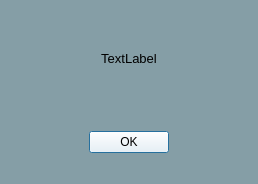
<?xml version="1.0" encoding="UTF-8"?>
<ui version="4.0">
 <class>Dialog</class>
 <widget class="QDialog" name="Dialog">
  <property name="geometry">
   <rect>
    <x>0</x>
    <y>0</y>
    <width>258</width>
    <height>184</height>
   </rect>
  </property>
  <property name="windowTitle">
   <string>Alert</string>
  </property>
  <property name="styleSheet">
   <string notr="true">background-color: rgb(133, 158, 166);</string>
  </property>
  <layout class="QVBoxLayout" name="verticalLayout_2" stretch="3,2">
   <item>
    <widget class="QLabel" name="message_label">
     <property name="font">
      <font>
       <pointsize>10</pointsize>
      </font>
     </property>
     <property name="text">
      <string>TextLabel</string>
     </property>
     <property name="alignment">
      <set>Qt::AlignCenter</set>
     </property>
     <property name="wordWrap">
      <bool>true</bool>
     </property>
    </widget>
   </item>
   <item>
    <widget class="QDialogButtonBox" name="buttonBox">
     <property name="sizePolicy">
      <sizepolicy hsizetype="Expanding" vsizetype="Preferred">
       <horstretch>0</horstretch>
       <verstretch>0</verstretch>
      </sizepolicy>
     </property>
     <property name="styleSheet">
      <string notr="true">background-color: rgb(255, 255, 255);</string>
     </property>
     <property name="orientation">
      <enum>Qt::Horizontal</enum>
     </property>
     <property name="standardButtons">
      <set>QDialogButtonBox::Ok</set>
     </property>
     <property name="centerButtons">
      <bool>true</bool>
     </property>
    </widget>
   </item>
  </layout>
 </widget>
 <resources/>
 <connections>
  <connection>
   <sender>buttonBox</sender>
   <signal>accepted()</signal>
   <receiver>Dialog</receiver>
   <slot>accept()</slot>
   <hints>
    <hint type="sourcelabel">
     <x>248</x>
     <y>254</y>
    </hint>
    <hint type="destinationlabel">
     <x>157</x>
     <y>274</y>
    </hint>
   </hints>
  </connection>
  <connection>
   <sender>buttonBox</sender>
   <signal>rejected()</signal>
   <receiver>Dialog</receiver>
   <slot>reject()</slot>
   <hints>
    <hint type="sourcelabel">
     <x>316</x>
     <y>260</y>
    </hint>
    <hint type="destinationlabel">
     <x>286</x>
     <y>274</y>
    </hint>
   </hints>
  </connection>
 </connections>
</ui>
